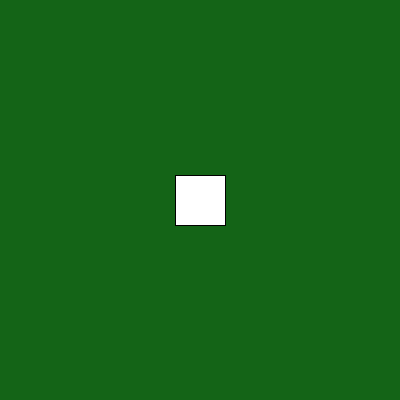
Frame 1 (no input)
Frame 60 (the mouse pressed at the canvas centre just before this capture): identical to frame 1, image omitted
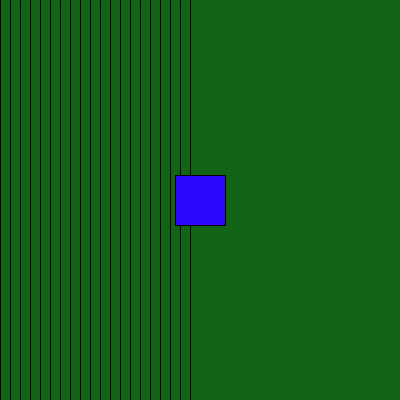
Frame 120 (the mouse held since frame 60 and released just before this capture)

The Processing sketch that drew these frames (run headless with seeded random() and noise(); from frame 60 on, the mouse is pressed at the canvas centre):

// Processing sketch: processing_68338
// ── processing_68338.pde

int etat;
final int ON = 1;
final int OFF = 0;


void setup() {
  size(400, 400); 
  smooth(); 

  etat = OFF;
}

void draw() {
  background(20, 100, 23);


  if ( etat == ON ) {
    
    int i =0; // initialisation
    while ( i < 20 ) { // condition
      line(i*10, 0, i*10, height); // bloc de code
      i = i + 1; // incrementation
    }
    fill(45, 8, 255);
   
  } 
  else {
    fill(255);
  }

  rectMode(CENTER);
  rect(200, 200, 50, 50);
}

void mousePressed() {

  if ( mouseX > 175 && mouseX < 225 && mouseY > 175 && mouseY < 225 ) {
    if ( etat == OFF ) {
      etat = ON;
    } 
    else {
      etat = OFF;
    }
  }
}

void mouseReleased() {
  etat  = OFF;
}
